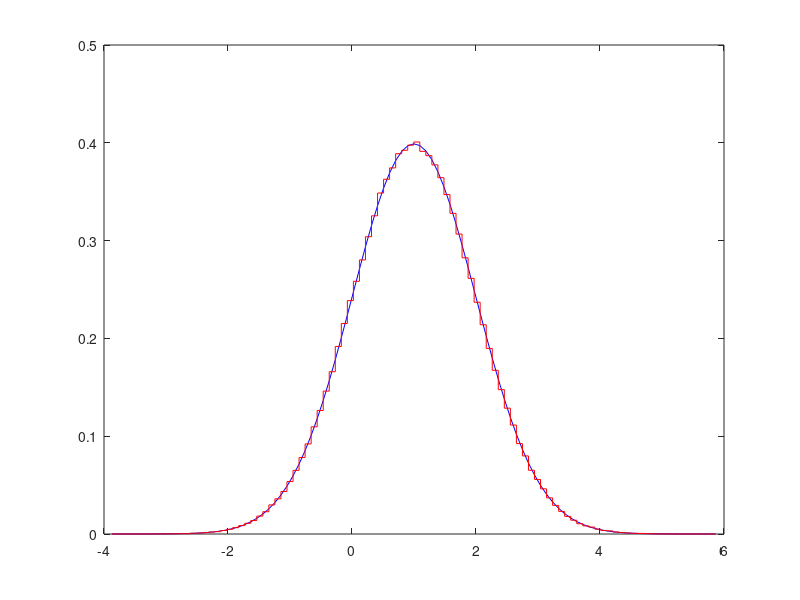

Reproduce this figure in MATLAB.
clc
clear

a = 1;
b = 1;

n = 10^6;
m = 100;
X = sort(normrnd(a, b, n, 1));
hist(X, m)
Y = hist(X, m) / n;

h = (X(n) - X(1)) / m;
Fn = Y/h;

hStep = min(X) : h : max(X);
Fn = [Fn, Fn(end)];
[c, d] = stairs(hStep, Fn);

y = normpdf(hStep, a, b);

% plot(c,d, "b")
plot(hStep, y, "b", c, d, "r")
%plot(step, y,   "r", c, d, "b", step, 0, "g");

lStep = min(X) : h : max(X) - h;
rStep = min(X) + h : h : max(X);  

Fl = normcdf(lStep, a, b);
Fr = normcdf(rStep, a, b);

p0 = Fr - Fl;

sum(p0)

%Z = zeros(m, 1);
%for i = 1 : 1 : m
%    Z(i) = X(1) + (i - 1) * h;
%end

